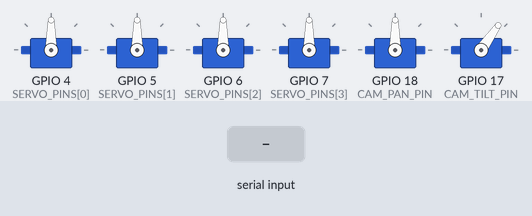
Bench run of a sketch on a simulated ESP32-S3. Shown: 6 × servo. The test bench sets the inputs (shaded band). WiFi joins after 1.5 s; servers stay silent unless stated; what the sketch prints to the serial monitor is not drawn.

Above: at 12.5 s.
12.6 s: "c,45\n" received over Serial
At 13.72 s:
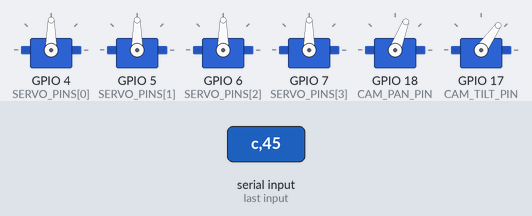
15.3 s: "w" received over Serial
At 16.7 s:
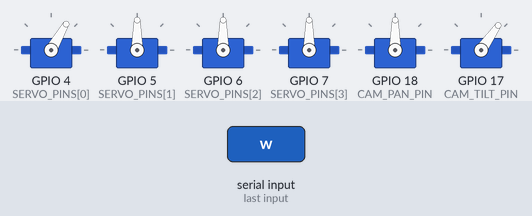
18.3 s: "a" received over Serial
At 19.1 s:
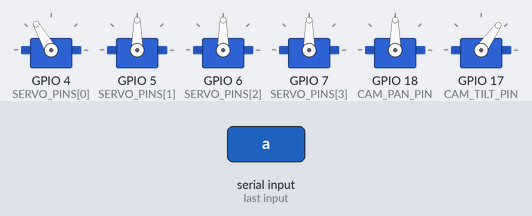
Timing chart, 0 to 27.3 s (numbered marks = the images above; inputs shaded):
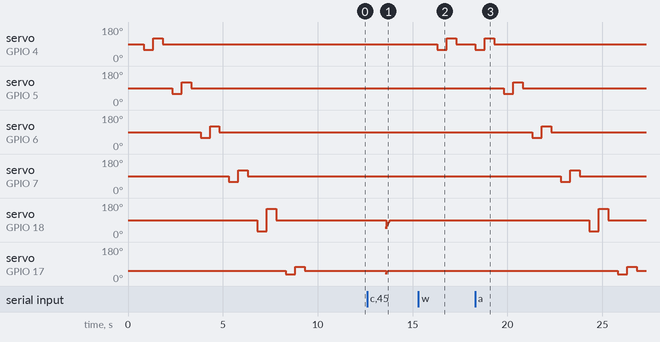

Measured:
- after the input at 15.3 s, servo on GPIO 4 (SERVO_PINS[0]): 90° → 60° after 1.0 s, → 120° 0.50 s later, → 90° 0.50 s later
- after the input at 18.3 s, servo on GPIO 4 (SERVO_PINS[0]): 90° → 60° at once, → 120° 0.50 s later, → 90° 0.50 s later; servo on GPIO 5 (SERVO_PINS[1]): 90° → 60° after 1.5 s, → 120° 0.50 s later, → 90° 0.50 s later

The sketch:

pid_fins.ino
```cpp
/*
  ESP32-S3 : Maelstrom fin node -> 4x SG90 fin servos + 2x camera gimbal servos

  The laptop ground station (python -m gcs) looks at the ESP32-CAM stream, finds the
  beacon or the swarm centroid, and sends one packet per tick over Wi-Fi/UDP:

      "YAW,PITCH,PAN,TILT\n"  e.g. "12.5,-4.0,96.0,52.0"
                              fins in degrees from neutral (+/- FIN_MAX),
                              camera pan / tilt as absolute servo angles (clamped to their limits)
      "YAW,PITCH\n"           fins only (older tracker); the camera keeps its last target
      "HOME\n"                fins to neutral, camera to its centre position

  Reply to every fin/camera packet:  "ACK yaw pitch pan tilt n\n"  (slewed, actual angles)

  Fin layout (4-fin cross):
      PITCH pair = servos 0 & 2  (horizontal fins: nose up / down)      GPIO 4, 6
      YAW   pair = servos 1 & 3  (vertical fins:   nose left / right)   GPIO 5, 7
  Camera gimbal:
      PAN  = GPIO 18, 5..175 deg, centre 90    (camera looks left / right)
      TILT = GPIO 17, 35..75 deg, centre 55    (camera looks down / up)
  Flip servoDirection[] entries to -1 for mirrored fin mountings. The camera's sense of
  direction is set on the laptop (invert pan / invert tilt tunables).

  If no packet arrives for LINK_TIMEOUT_MS the fins return to neutral and the camera to
  centre, so a dropped link never leaves the fish stuck in a hard turn.

  POWER:  2S LiPo -> UBEC 5V (>= 2 A for six SG90s) -> servo rail, grounds common with the
          board. Never feed the servos from the board's 3V3/5V pin: the board browns out
          and resets the moment a servo starts to move.
  BOARD:  ESP32-S3 with two USB-C ports. Use the BOTTOM (UART) port. Serial monitor 115200.
  Library: ESP32Servo (Library Manager -> "ESP32Servo" by Kevin Harrington)

  LIVE TUNING over serial -- type and press enter:
      t2 3.5   trim fin servo 2 by +3.5 deg     f1     flip fin servo 1 direction
      m25      set fin max deflection to 25 deg  z      fins neutral, camera centre
      w2       wiggle fin servo 2 (index 0-3)    w4     wiggle camera pan     w5   wiggle camera tilt
      c120 60  point the camera: pan 120, tilt 60 (ignores the link until the next packet)
      a        wiggle everything in turn (same as the boot self-test)
      l        toggle the movement log on/off      ?      print settings

  LOG (every 500 ms, toggle with 'l'):
      link ok  yaw 12.5->12.0  pitch -4.0->-3.0  cam 96.0->95.0 52.0->52.0 | S0(g4) 102.0 1588us | ... | PAN(g18) 95.0 1508us | TILT(g17) 52.0 1049us
      "a->b" is target -> slewed value. If a servo's number changes but the servo doesn't,
      it is wiring/power; if the number never changes, it is the command path.
*/

#include <WiFi.h>
#include <WiFiUdp.h>
#include <ESP32Servo.h>

#define USE_USB_CDC 0        // 0 = bottom UART port (correct for your board)

#if USE_USB_CDC
  #define DBG Serial
#elif defined(ARDUINO_USB_CDC_ON_BOOT) && ARDUINO_USB_CDC_ON_BOOT
  #define DBG Serial0
#else
  #define DBG Serial
#endif

// ==================== USER CONFIG ====================

const char* WIFI_SSID = "DING DONG";
const char* WIFI_PASS = "12345679";

// Static IP so the address never changes on reconnect (phone hotspots have no
// DHCP reservation UI). Set STATIC_IP to all zeros to fall back to DHCP.
// .13 = ESP32-CAM, .12 = this fin board. The hotspot subnet is a /28 (.0-.15):
// .15 is the broadcast address and must NOT be used as a device IP.
IPAddress STATIC_IP (172, 20, 10, 12);
IPAddress GATEWAY   (172, 20, 10, 1);
IPAddress SUBNET     (255, 255, 255, 240);
IPAddress DNS_SERVER (172, 20, 10, 1);

const int UDP_PORT = 4210;

// ==================== PINS ====================

#define SERVO_COUNT 4
const int SERVO_PINS[SERVO_COUNT] = { 4, 5, 6, 7 };
const int PITCH_FINS[2] = { 0, 2 };    // horizontal fins
const int YAW_FINS[2]   = { 1, 3 };    // vertical fins

#define CAM_PAN_PIN  18
#define CAM_TILT_PIN 17

#define SERVO_MIN_PULSE 500
#define SERVO_MAX_PULSE 2400

// ==================== CONTROL CONFIG ====================

float servoNeutral = 90.0f;
float servoDirection[SERVO_COUNT] = { 1, 1, 1, 1 };   // flip to -1 as needed
float servoTrim[SERVO_COUNT]      = { 0, 0, 0, 0 };   // mechanical squaring

float FIN_MAX = 30.0f;                 // deflection limit either side of neutral, deg
#define SELF_TEST_ON_BOOT 1            // 1 = wiggle each servo in turn at power-up
const float SLEW_DEG_PER_TICK = 3.0f;  // max fin movement per 20 ms tick (smooth, no brownouts)
const unsigned long LINK_TIMEOUT_MS = 1000;   // no packet for this long -> fins neutral, camera centre

// camera gimbal limits (absolute servo angles) and centre position
const float PAN_MIN = 5.0f,   PAN_MAX = 175.0f, PAN_HOME = 90.0f;
const float TILT_MIN = 35.0f, TILT_MAX = 75.0f, TILT_HOME = 55.0f;
const float CAM_SLEW_DEG_PER_TICK = 4.0f;     // camera moves a little faster than the fins

// ==================== STATE ====================

WiFiUDP udp;
Servo servos[SERVO_COUNT];
Servo camPan, camTilt;

float targetYaw = 0, targetPitch = 0;    // last fin command from the ground station
float yaw = 0, pitch = 0;                // slew-limited, what the fins actually do
float targetPan = PAN_HOME, targetTilt = TILT_HOME;   // last camera command
float pan = PAN_HOME, tilt = TILT_HOME;               // slew-limited camera angles
unsigned long lastPacketMs = 0;
unsigned long lastTickMs = 0;
unsigned long lastPrintMs = 0;
uint32_t packetsRx = 0;
bool linkWasAlive = false;
bool logEnabled = true;

float servoCmdDeg[SERVO_COUNT] = { 0, 0, 0, 0 };   // last angle asked of each fin servo
int   servoCmdUs[SERVO_COUNT]  = { 0, 0, 0, 0 };   // last pulse width written
float camCmdDeg[2] = { PAN_HOME, TILT_HOME };      // [0] pan, [1] tilt
int   camCmdUs[2]  = { 0, 0 };

static float clampf(float v, float lo, float hi) {
  if (v < lo) return lo;
  if (v > hi) return hi;
  return v;
}

static int degToUs(float angleDeg) {
  angleDeg = clampf(angleDeg, 0.0f, 180.0f);
  return (int)(SERVO_MIN_PULSE + (angleDeg / 180.0f) * (SERVO_MAX_PULSE - SERVO_MIN_PULSE));
}

// Write in microseconds rather than whole degrees -- SG90s resolve finer
// than 1 deg, and integer degrees make the motion look steppy.
void writeServoAngle(int i, float angleDeg) {
  angleDeg = clampf(angleDeg, 0.0f, 180.0f);
  int us = degToUs(angleDeg);
  servos[i].writeMicroseconds(us);
  servoCmdDeg[i] = angleDeg;
  servoCmdUs[i]  = us;
}

// Camera servos are always clamped to their mechanical limits, whatever is asked.
void writeCam(int which, float angleDeg) {      // which: 0 = pan, 1 = tilt
  if (which == 0) angleDeg = clampf(angleDeg, PAN_MIN, PAN_MAX);
  else            angleDeg = clampf(angleDeg, TILT_MIN, TILT_MAX);
  int us = degToUs(angleDeg);
  (which == 0 ? camPan : camTilt).writeMicroseconds(us);
  camCmdDeg[which] = angleDeg;
  camCmdUs[which]  = us;
}

void applyCam(float panDeg, float tiltDeg) { writeCam(0, panDeg); writeCam(1, tiltDeg); }

// One line with every servo's commanded angle + pulse, for the log.
void printServos() {
  for (int i = 0; i < SERVO_COUNT; i++) {
    DBG.print(" | S"); DBG.print(i);
    DBG.print("(g"); DBG.print(SERVO_PINS[i]); DBG.print(") ");
    DBG.print(servoCmdDeg[i], 1); DBG.print(" ");
    DBG.print(servoCmdUs[i]); DBG.print("us");
    if (!servos[i].attached()) DBG.print(" NOT-ATTACHED");
  }
  DBG.print(" | PAN(g"); DBG.print(CAM_PAN_PIN); DBG.print(") "); DBG.print(camCmdDeg[0], 1); DBG.print(" "); DBG.print(camCmdUs[0]); DBG.print("us");
  if (!camPan.attached()) DBG.print(" NOT-ATTACHED");
  DBG.print(" | TILT(g"); DBG.print(CAM_TILT_PIN); DBG.print(") "); DBG.print(camCmdDeg[1], 1); DBG.print(" "); DBG.print(camCmdUs[1]); DBG.print("us");
  if (!camTilt.attached()) DBG.print(" NOT-ATTACHED");
  DBG.println();
}

// Move one fin servo through -30 / +30 / neutral, blocking, printing each step.
// Bypasses the link so you can tell a wiring fault from a command fault.
void wiggleServo(int i) {
  if (i == 4 || i == 5) { wiggleCam(i - 4); return; }
  if (i < 0 || i >= SERVO_COUNT) return;
  DBG.print("wiggle S"); DBG.print(i); DBG.print(" (GPIO "); DBG.print(SERVO_PINS[i]);
  DBG.print(") attached="); DBG.println(servos[i].attached() ? "yes" : "NO");
  const float steps[3] = { -30.0f, 30.0f, 0.0f };
  for (int k = 0; k < 3; k++) {
    writeServoAngle(i, servoNeutral + servoTrim[i] + steps[k] * servoDirection[i]);
    DBG.print("   -> "); DBG.print(servoCmdDeg[i], 1); DBG.print(" deg  ");
    DBG.print(servoCmdUs[i]); DBG.println(" us");
    delay(500);
  }
}

// Camera servo through its range: low limit (+25 for pan) / high limit / centre.
void wiggleCam(int which) {
  const bool isPan = (which == 0);
  DBG.print("wiggle "); DBG.print(isPan ? "PAN (GPIO 18)" : "TILT (GPIO 17)");
  DBG.print(" attached="); DBG.println((isPan ? camPan : camTilt).attached() ? "yes" : "NO");
  const float steps[3] = { isPan ? PAN_MIN + 25.0f : TILT_MIN, isPan ? PAN_MAX - 25.0f : TILT_MAX, isPan ? PAN_HOME : TILT_HOME };
  for (int k = 0; k < 3; k++) {
    writeCam(which, steps[k]);
    DBG.print("   -> "); DBG.print(camCmdDeg[which], 1); DBG.print(" deg  ");
    DBG.print(camCmdUs[which]); DBG.println(" us");
    delay(500);
  }
  if (isPan) pan = targetPan = PAN_HOME; else tilt = targetTilt = TILT_HOME;
}

void wiggleAll() {
  DBG.println("self-test: wiggling each fin servo, then the camera pan and tilt");
  for (int i = 0; i < SERVO_COUNT; i++) wiggleServo(i);
  wiggleCam(0);
  wiggleCam(1);
  parkFins();
  parkCam();
  DBG.println("self-test done, fins neutral, camera centred");
}

void applyFins(float yawDeg, float pitchDeg) {
  for (int k = 0; k < 2; k++) {
    int p = PITCH_FINS[k], y = YAW_FINS[k];
    writeServoAngle(p, servoNeutral + servoTrim[p] + pitchDeg * servoDirection[p]);
    writeServoAngle(y, servoNeutral + servoTrim[y] + yawDeg   * servoDirection[y]);
  }
}

void parkFins() {
  targetYaw = targetPitch = yaw = pitch = 0;
  applyFins(0, 0);
}

void parkCam() {
  targetPan = pan = PAN_HOME;
  targetTilt = tilt = TILT_HOME;
  applyCam(pan, tilt);
}

// ==================== WIFI / UDP ====================

void connectWiFi() {
  WiFi.mode(WIFI_STA);
  WiFi.setSleep(false);
  if (STATIC_IP != IPAddress(0, 0, 0, 0)) {
    if (!WiFi.config(STATIC_IP, GATEWAY, SUBNET, DNS_SERVER))
      DBG.println("Static IP config failed, falling back to DHCP");
  }
  WiFi.begin(WIFI_SSID, WIFI_PASS);
  DBG.print("Connecting to WiFi");
  while (WiFi.status() != WL_CONNECTED) { delay(300); DBG.print("."); }
  DBG.printf("\nFin node IP: %s  (UDP port %d)\n", WiFi.localIP().toString().c_str(), UDP_PORT);
}

void sendAck() {
  udp.beginPacket(udp.remoteIP(), udp.remotePort());
  udp.printf("ACK %.1f %.1f %.1f %.1f %lu\n", yaw, pitch, pan, tilt, (unsigned long)packetsRx);
  udp.endPacket();
}

void handlePacket() {
  int len = udp.parsePacket();
  if (len <= 0) return;

  char buf[96];
  int n = udp.read(buf, sizeof(buf) - 1);
  if (n <= 0) return;
  buf[n] = '\0';

  float y, p, cp, ct;
  int got = sscanf(buf, "%f,%f,%f,%f", &y, &p, &cp, &ct);
  if (got >= 2) {
    targetYaw   = clampf(y, -FIN_MAX, FIN_MAX);
    targetPitch = clampf(p, -FIN_MAX, FIN_MAX);
    if (got == 4) {
      targetPan  = clampf(cp, PAN_MIN, PAN_MAX);
      targetTilt = clampf(ct, TILT_MIN, TILT_MAX);
    }
    lastPacketMs = millis();
    packetsRx++;
    sendAck();                            // actual (slewed) angles, so the page shows link health
  } else if (strncmp(buf, "HOME", 4) == 0) {
    targetYaw = targetPitch = 0;
    targetPan = PAN_HOME; targetTilt = TILT_HOME;
    lastPacketMs = millis();
    packetsRx++;
    sendAck();
  } else if (strncmp(buf, "PING", 4) == 0) {
    lastPacketMs = millis();
    sendAck();
  }
}

void tickFins() {
  unsigned long now = millis();
  if (now - lastTickMs < 20) return;     // 50 Hz servo update
  lastTickMs = now;

  bool linkAlive = (now - lastPacketMs) < LINK_TIMEOUT_MS;
  if (!linkAlive) {
    targetYaw = targetPitch = 0;         // ground station went quiet: glide straight, look ahead
    targetPan = PAN_HOME; targetTilt = TILT_HOME;
    if (linkWasAlive) DBG.println("link lost -> fins neutral, camera centred");
  }
  linkWasAlive = linkAlive;

  yaw   += clampf(targetYaw   - yaw,   -SLEW_DEG_PER_TICK, SLEW_DEG_PER_TICK);
  pitch += clampf(targetPitch - pitch, -SLEW_DEG_PER_TICK, SLEW_DEG_PER_TICK);
  applyFins(yaw, pitch);
  pan   += clampf(targetPan   - pan,   -CAM_SLEW_DEG_PER_TICK, CAM_SLEW_DEG_PER_TICK);
  tilt  += clampf(targetTilt  - tilt,  -CAM_SLEW_DEG_PER_TICK, CAM_SLEW_DEG_PER_TICK);
  applyCam(pan, tilt);
}

// ==================== SERIAL TUNING ====================

void printSettings() {
  DBG.print("FIN_MAX "); DBG.print(FIN_MAX, 1);
  DBG.print("  yaw "); DBG.print(yaw, 1);
  DBG.print("  pitch "); DBG.print(pitch, 1);
  DBG.print("  pan "); DBG.print(pan, 1); DBG.print(" ["); DBG.print(PAN_MIN, 0); DBG.print("-"); DBG.print(PAN_MAX, 0); DBG.print("]");
  DBG.print("  tilt "); DBG.print(tilt, 1); DBG.print(" ["); DBG.print(TILT_MIN, 0); DBG.print("-"); DBG.print(TILT_MAX, 0); DBG.print("]");
  DBG.print("  packets "); DBG.println(packetsRx);
  for (int i = 0; i < SERVO_COUNT; i++) {
    DBG.print("  servo "); DBG.print(i);
    DBG.print(" dir "); DBG.print(servoDirection[i], 0);
    DBG.print(" trim "); DBG.println(servoTrim[i], 1);
  }
}

void handleSerial() {
  if (!DBG.available()) return;
  char c = DBG.read();

  if (c == '?') { printSettings(); return; }
  if (c == 'z') { parkFins(); parkCam(); DBG.println("fins neutral, camera centred"); return; }
  if (c == 'm') { FIN_MAX = DBG.parseFloat(); DBG.print("FIN_MAX = "); DBG.println(FIN_MAX, 1); return; }
  if (c == 'f') {
    int i = DBG.parseInt();
    if (i >= 0 && i < SERVO_COUNT) { servoDirection[i] = -servoDirection[i];
      DBG.print("servo "); DBG.print(i); DBG.print(" dir "); DBG.println(servoDirection[i], 0); }
    return;
  }
  if (c == 't') {
    int i = DBG.parseInt();
    float v = DBG.parseFloat();
    if (i >= 0 && i < SERVO_COUNT) { servoTrim[i] = v;
      DBG.print("servo "); DBG.print(i); DBG.print(" trim "); DBG.println(v, 1); }
    return;
  }
  if (c == 'c') {
    float cp = DBG.parseFloat(); float ct = DBG.parseFloat();
    targetPan = pan = clampf(cp, PAN_MIN, PAN_MAX); targetTilt = tilt = clampf(ct, TILT_MIN, TILT_MAX);
    applyCam(pan, tilt);
    DBG.print("camera pan "); DBG.print(pan, 1); DBG.print(" tilt "); DBG.println(tilt, 1);
    return;
  }
  if (c == 'w') { wiggleServo(DBG.parseInt()); return; }
  if (c == 'a') { wiggleAll(); return; }
  if (c == 'l') { logEnabled = !logEnabled; DBG.print("log "); DBG.println(logEnabled ? "on" : "off"); return; }
}

// ==================== SETUP / LOOP ====================

void setup() {
#if USE_USB_CDC
  DBG.begin(115200);
#else
  DBG.begin(115200, SERIAL_8N1, 44, 43);   // RX 44, TX 43
#endif
  delay(200);
  DBG.println("=== Maelstrom fin + camera gimbal node ===");

  ESP32PWM::allocateTimer(0);
  ESP32PWM::allocateTimer(1);
  ESP32PWM::allocateTimer(2);
  ESP32PWM::allocateTimer(3);
  for (int i = 0; i < SERVO_COUNT; i++) {
    servos[i].setPeriodHertz(50);
    int ch = servos[i].attach(SERVO_PINS[i], SERVO_MIN_PULSE, SERVO_MAX_PULSE);
    DBG.print("servo "); DBG.print(i); DBG.print(" on GPIO "); DBG.print(SERVO_PINS[i]);
    DBG.print(" -> attach "); DBG.println(ch ? "ok" : "FAILED (no free timer/channel?)");
  }
  camPan.setPeriodHertz(50);
  DBG.print("camera PAN on GPIO "); DBG.print(CAM_PAN_PIN); DBG.print(" -> attach ");
  DBG.println(camPan.attach(CAM_PAN_PIN, SERVO_MIN_PULSE, SERVO_MAX_PULSE) ? "ok" : "FAILED");
  camTilt.setPeriodHertz(50);
  DBG.print("camera TILT on GPIO "); DBG.print(CAM_TILT_PIN); DBG.print(" -> attach ");
  DBG.println(camTilt.attach(CAM_TILT_PIN, SERVO_MIN_PULSE, SERVO_MAX_PULSE) ? "ok" : "FAILED");
  parkFins();
  parkCam();
  delay(600);
#if SELF_TEST_ON_BOOT
  wiggleAll();
#endif

  connectWiFi();
  udp.begin(UDP_PORT);
  lastPacketMs = 0;                      // link starts "dead": fins neutral, camera centred
  DBG.println("Waiting for the ground station. Type ? for settings.");
}

void loop() {
  if (WiFi.status() != WL_CONNECTED) { connectWiFi(); udp.begin(UDP_PORT); }
  handleSerial();
  handlePacket();
  tickFins();

  if (logEnabled && millis() - lastPrintMs >= 500) {
    lastPrintMs = millis();
    DBG.print("link "); DBG.print(linkWasAlive ? "ok" : "--");
    DBG.print("  yaw ");   DBG.print(targetYaw, 1);   DBG.print("->"); DBG.print(yaw, 1);
    DBG.print("  pitch "); DBG.print(targetPitch, 1); DBG.print("->"); DBG.print(pitch, 1);
    DBG.print("  cam ");   DBG.print(targetPan, 1);   DBG.print("->"); DBG.print(pan, 1);
    DBG.print(" ");        DBG.print(targetTilt, 1);  DBG.print("->"); DBG.print(tilt, 1);
    printServos();
  }
}
```
